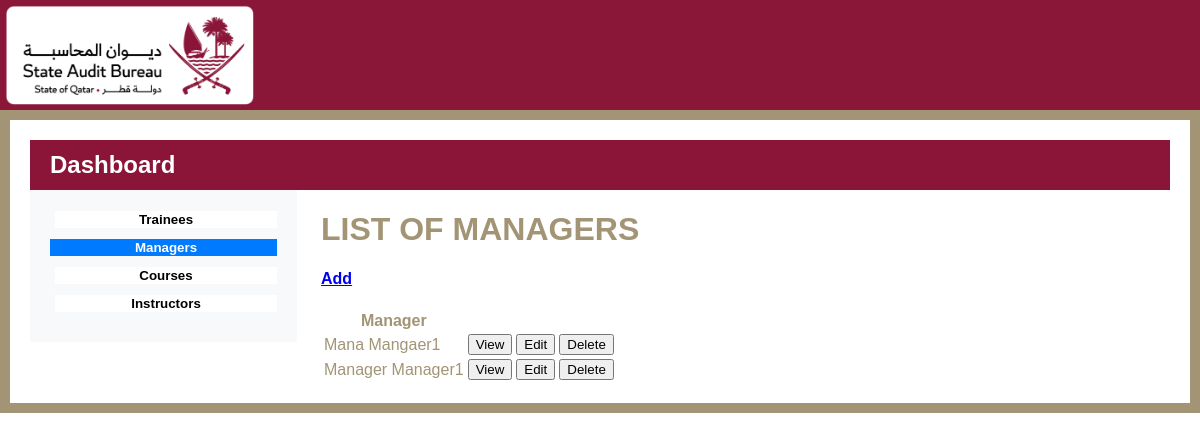
Page /managers/ on the committed database.
### base/models.py (models this page shows)
class Manager(models.Model):
    manager = models.OneToOneField(CustomUser, on_delete=models.CASCADE)
    phone = models.CharField(max_length=100)
    organization = models.CharField(max_length=100)
    def __str__(self):
            return self.manager.first_name + ' ' + self.manager.last_name

### accounts/models.py (models this page shows, shortened)
class CustomUser(AbstractUser):
    username = models.CharField(max_length=11, unique=True)
    email = models.EmailField(max_length=254)
    first_name = models.CharField(max_length=30)
    last_name = models.CharField(max_length=30)
    ROLE_CHOICES = (
        ('trainee', 'Trainee'),
        ('admin', 'Admin'),
        ('manager', 'Manager'),
    )
    role = models.CharField(max_length=10, choices=ROLE_CHOICES, default="trainee")
    secret_key = models.CharField(max_length=16, blank=True, null=True)
    USERNAME_FIELD = "username"
    REQUIRED_FIELDS = "email", "first_name", "last_name", "role"

### base/views.py (the view)
# urls.py: path('managers/', manager_list, name="managers"),
def manager_list(request):
    managers = Manager.objects.all()
    context = {'managers': managers}
    return render(request, 'base/admin_dashboard/manager_list.html', context)

### base/templates/base/admin_dashboard/manager_list.html (shortened to what this page needs)
{% load static %}
<!DOCTYPE html>
<html>
   <head>
      <link rel="stylesheet" href="https://cdnjs.cloudflare.com/ajax/libs/font-awesome/6.3.0/css/all.min.css" />
	  <link rel="stylesheet" href="https://cdnjs.cloudflare.com/ajax/libs/bootstrap/5.3.0-alpha1/css/bootstrap-grid.min.css" />
    <link rel="stylesheet" href="{% static 'css/reg_style.css' %}">
</head>
   <body>
    <div class="header">
      <div class="logo">
         <img src="{% static 'img/primary-rgb-state-audit-bureau-1@2x.png' %}" alt="Logo">
       </div>
    </div>
<div class="gold-border container-fluid">
   <div class="maroon-bar">
      <h2>Dashboard</h2>
   </div>
   <div class="row">
      <div class="col-lg-3 col-md-4 col-sm-5 bg-light order-sm-1">
         <div class="left-pane">
            <a href="{% url 'trainees' %}"><button class="btn" id="trainees-button">Trainees</button></a>
            <a href="{% url 'managers' %}"><button class="btn active" id="managers-button">Managers</button></a>
            <a href="{% url 'courses' %}"><button class="btn" id="courses-button">Courses</button></a>
            <a href="{% url 'instructors' %}"><button class="btn" id="managers-button">Instructors</button></a>
         </div>
      </div>
      <div class="col-lg-9 col-md-8 col-sm-7 bg-secondary order-sm-2">
               <div id="trainees-content">
                  <h1>LIST OF MANAGERS</h1>
                  <h4><a href="{% url 'manager-create' %}">Add</a></h4>
                  <table>
                     <tr>
                         <th>Manager</th>
                         <th></th>
                         <th></th>
                         <th></th>
                     </tr>
                     {% for manager in managers %}
                     <tr>
                        <td>{{manager}}</td>
                        <td><a href="{% url 'manager' manager.id %}"><button class="btn btn-outline-primary btn-sm mr-2">View</button></a></td>
                        <td><a href="{% url 'manager-update' manager.id %}"><button class="btn btn-outline-success btn-sm">Edit</button></a></td>
                        <td><a href="{% url 'manager-delete' manager.id %}"><button class="btn btn-outline-success btn-sm">Delete</button></a></td>
                     </tr>
                     {%empty%}
                     <h3>No managers</h3>
                     {% endfor %}
                 </table>
               </div>
</body>
</html>

### base/static/css/reg_style.css (style rules this page uses)
* { box-sizing: border-box; }
body { margin: 0; font-family: sans-serif; color: #A29475; }
.header { display: flex; justify-content: space-between; align-items: center; padding: 10px; background-color: #8A1738; height: 110px; }
.logo img { height: 100px; left: 5px; position: absolute; top: 5px; }

### base/templates/base/admin_dashboard/manager_list.html (style rules this page uses)
body { margin: 20px; background-color: #fff; }
.gold-border { border: 10px solid#A29475; padding: 20px; background-color: #fff; }
.maroon-bar { background-color: #8A1538; color: #fff; height: 50px; display: flex; align-items: center; justify-content: flex-start; padding: 0 20px; }
.maroon-bar h2 { margin: 0; font-weight: bold; font-size: 24px; }
.left-pane { background-color: #f8f9fa; padding: 20px; }
.left-pane button { background-color: #fff; color: #000; font-weight: bold; margin-bottom: 10px; border: none; border-left: 5px solid #f8f9fa; width: 100%; }
.left-pane button.active { background-color: #007bff; color: #fff; border-color: #007bff; }

### rows in the picture
Manager: manager.last_name "Mana Mangaer1"
Manager: manager.last_name "Manager Manager1"
